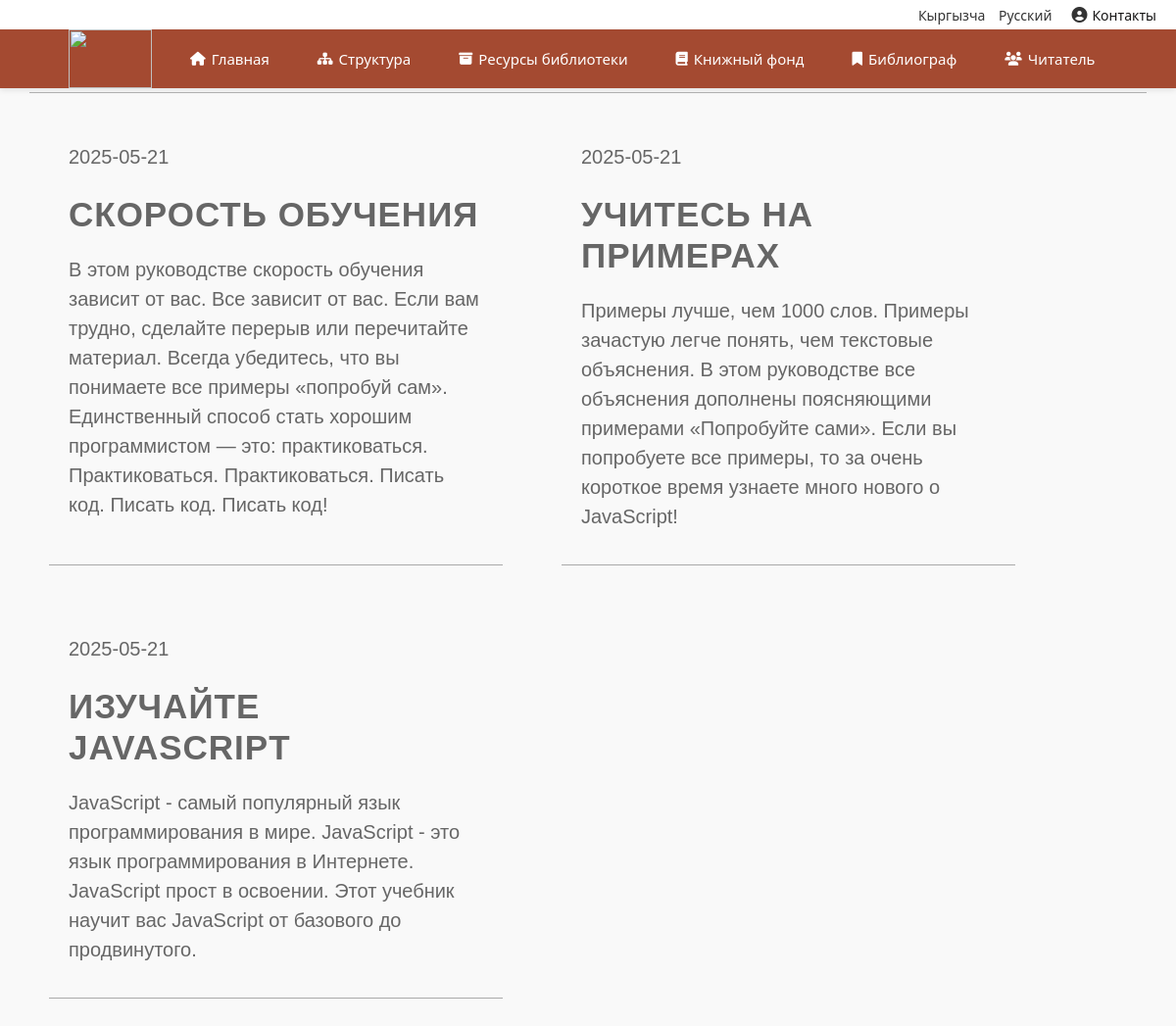
The app's page /adt/, older data.
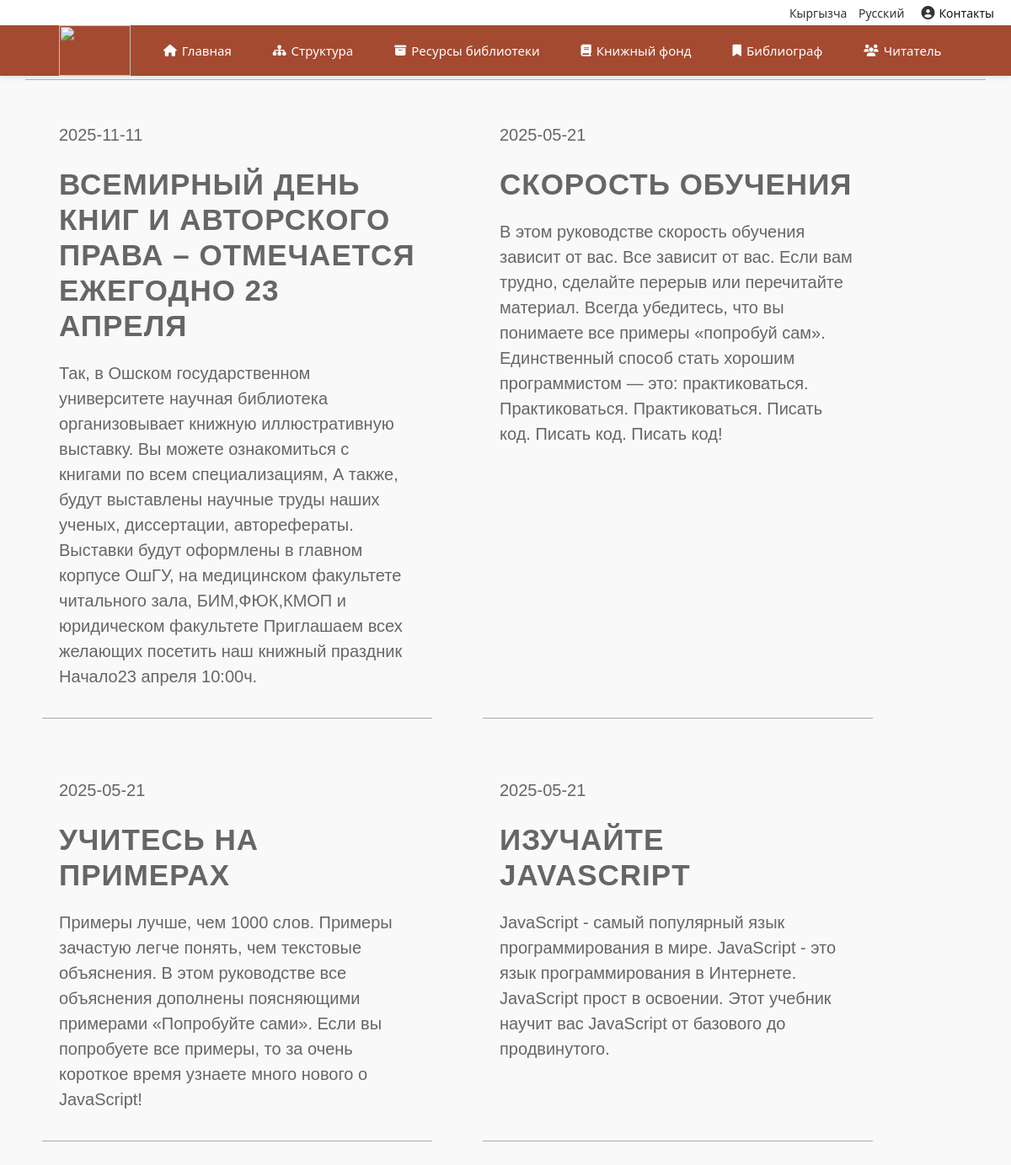
The same page, newer data.
### home/models.py (models this page shows, shortened)
class Ads(models.Model):
    title = models.CharField(max_length=200, blank=True, null=True, verbose_name='Заголовок')
    text = models.TextField()
    create_date = models.DateTimeField(auto_now=True, verbose_name='Дата')
    class Meta:
        ordering = ('-id',)
        verbose_name = 'Обявление'
        verbose_name_plural = 'Обявление'

### home/views.py (the view)
# urls.py: path('adt/', views.adt, name='adt'),
def adt(request):
    adt = Ads.objects.all()
    contex = {'adt': adt}
    return render(request, 'adt.html', contex)

### home/views.py (called while the page is built)
def categories(request):
    categories = Category.objects.all().order_by('id')[0:12]
    categories1 = Category.objects.all().order_by('id')[12:23]
    categories2 = Category.objects.all().order_by('id')[23:43]
    return {'categories': categories, 'categories1': categories1, 'categories2': categories2}

### templates/adt.html
{% extends 'index.html' %}
{% load static %}
{% load i18n %}
{% block content %}
{% include 'navbar.html' %}
<body class="editor_false  lang_ru     not_ie">
    <div id="wrapper" class="" style="padding-top: 88px;">
        <div class="adt">
            <div class="structure_container">
                <h1 class="structure_title">{% trans 'Объявление' %}</h1>
                <div class="adt_content">
                    {% for a in adt %}
                    <div class="adt_box">
                        <div class="adt_text">
                            <p>{{ a.create_date|date:"Y-m-d"}}</p>
                            <h1>{{a.title}}</h1>
                            <p>{{ a.text }}</p> <br>
                        </div>
                    </div>
                    {% endfor %}
                </div>
            </div>
        </div>
    </div>
</body>
{% endblock content %}

Row changes from the older to the newer data that the page shows:
added Ads: create_date "2025-11-11", title "ВСЕМИРНЫЙ ДЕНЬ КНИГ И АВТОРСКОГО ПРАВА – ОТМЕЧАЕТСЯ ЕЖЕГОДНО 23 АПРЕЛЯ", text "Так, в Ошском государственном университете научная библиотека организовывает книжную иллюстративную выставку. Вы можете ознакомиться с книгами по всем специализациям, А также, будут выставлены научные труды наших ученых, диссертации, авторефераты. Выставки будут оформлены в главном корпусе ОшГУ, на медицинском факультете читального зала, БИМ,ФЮК,КМОП и юридическом факультете Приглашаем всех желающих посетить наш книжный праздник Начало23 апреля 10:00ч."
